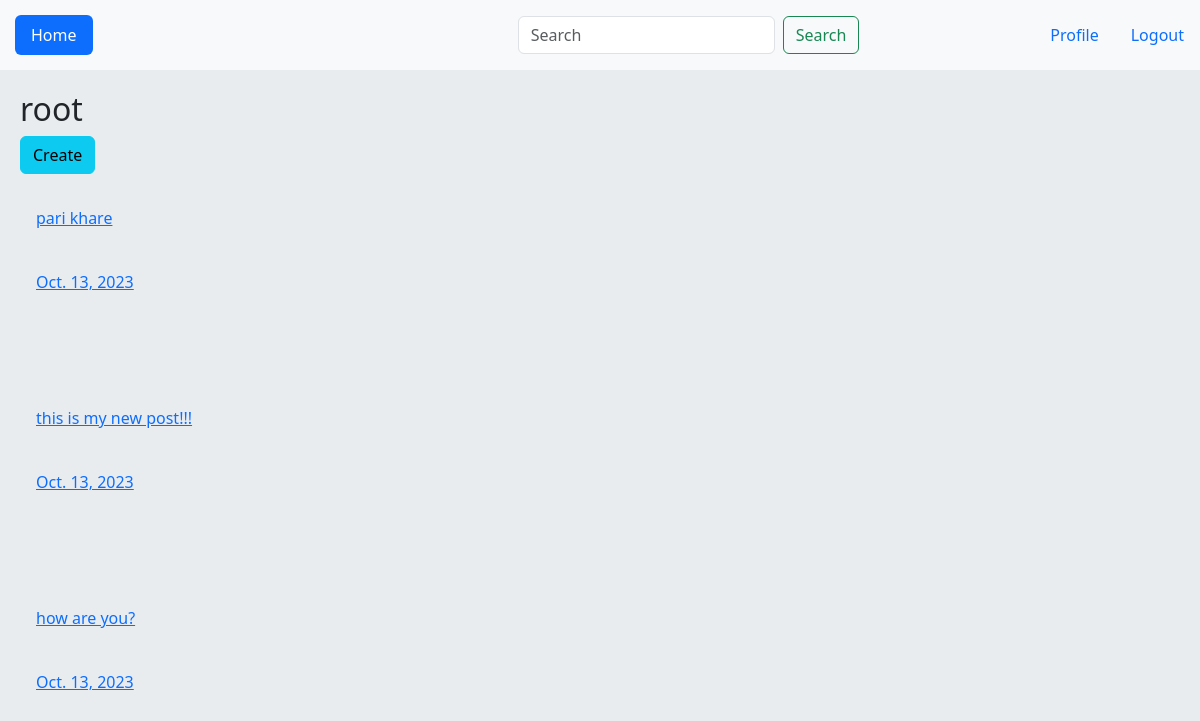
The app's page /account/profile/1/ (signed in) with its own data.
### account/models.py (models this page shows, shortened)
class Post(models.Model):
    user = models.ForeignKey(User, on_delete=models.CASCADE,related_name='posts')
    body = models.TextField()
    slug = models.SlugField()
    created = models.DateTimeField(auto_now_add=True)
    updated = models.DateTimeField(auto_now=True)
    class Meta:
        ordering = ['-created']
    def get_absolute_url(self):
        return reverse('home:post_detail', args=(self.id, self.slug))

### account/views.py (the view)
# urls.py: path('profile/<int:user_id>/',views.UserProfileView.as_view(), name='profile'),
class UserProfileView(LoginRequiredMixin, View):
    def get(self, request, user_id):
        is_follow = False
        user = get_object_or_404(User, pk=user_id)
        relation = Relation.objects.filter(from_user=request.user, to_user=user)
        if relation.exists():
            is_follow = True
        posts = user.posts.all()
        return render(request, 'account/profile.html', {'user': user, 'posts': posts, 'is_follow': is_follow})

### account/templates/account/profile.html (shortened to what this page needs)
{% extends 'base.html' %}
{% block body %}
    <h2>{{ user.username }}</h2>
    {% if request.user.id == user.id %}
        <a class="btn btn-info" href="{% url 'home:post_create' %}">Create</a>
    {% endif %}
    {% for post in posts %}
        <div class="content-box">
            <div class="box-post1">
                <a href="{{ post.get_absolute_url }}"><p class="post">{{ post.body|truncatewords:8 }}</p></a>
                <br>
                <a href=""><p class="root">{{ post.updated.date }}</p></a>
            </div>
        </div>
    {% endfor %}
{% endblock %}

### static/style.css (style rules this page uses)
html, body { height: 100%; }
* { box-sizing: border-box; }
body { margin: 0rem; padding: 0rem; background: #ffffff; }
.box-post1, .box-post2, .box-post3, .box-post4, .box-post5, .box-post6 { margin-bottom: 2rem; padding: 2rem 1rem; }

### records on screen
Post: body "pari khare", updated "Oct. 13, 2023"
Post: body "this is my new post!!!", updated "Oct. 13, 2023"
Post: body "how are you?", updated "Oct. 13, 2023"

### other values on screen
{{ user.username }} "root"
